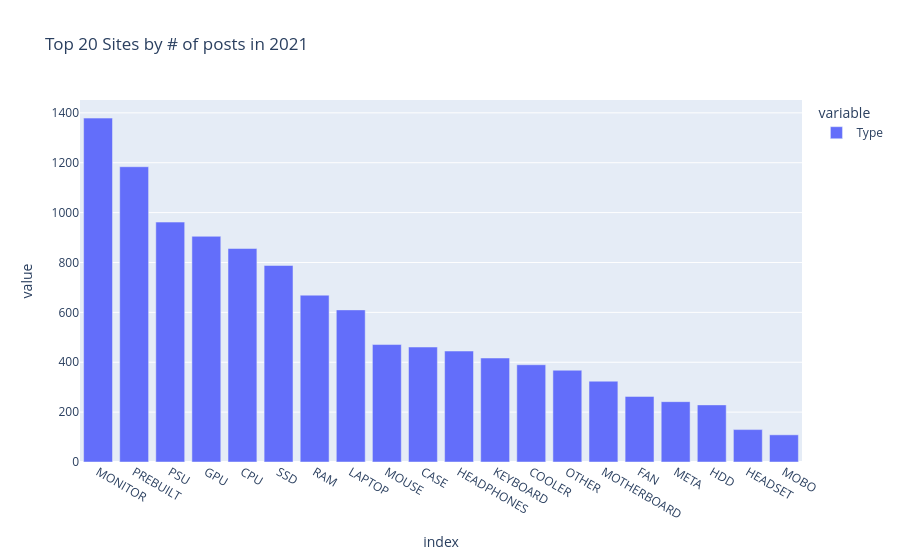

Write notebook code for a chart like this one.
### Markdown cell above
Top 20 Types

### Code cell
top20_type = df['Type'].value_counts().head(20)
fig_toptype = px.bar(top20_type, title='Top 20 Sites by # of posts in 2021')
fig_toptype.show()

### Figure 1 — Plotly figure (JSON) as saved in the notebook; plotly's stock layout.template omitted (floating-point values rounded to 4 significant figures)
{"data": [{"alignmentgroup": "True", "hovertemplate": "variable=Type<br>index=%{x}<br>value=%{y}<extra></extra>", "legendgroup": "Type", "marker": {"color": "#636efa", "pattern": {"shape": ""}}, "name": "Type", "offsetgroup": "Type", "orientation": "v", "showlegend": true, "textposition": "auto", "type": "bar", "x": ["MONITOR", "PREBUILT", "PSU", "GPU", "CPU", "SSD", "RAM", "LAPTOP", "MOUSE", "CASE", "HEADPHONES", "KEYBOARD", "COOLER", "OTHER", "MOTHERBOARD", "FAN", "META", "HDD", "HEADSET", "MOBO"], "xaxis": "x", "y": [1379, 1184, 962, 905, 856, 788, 669, 610, 471, 461, 445, 417, 390, 368, 324, 263, 242, 229, 130, 109], "yaxis": "y"}], "layout": {"barmode": "relative", "legend": {"title": {"text": "variable"}, "tracegroupgap": 0}, "title": {"text": "Top 20 Sites by # of posts in 2021"}, "xaxis": {"anchor": "y", "domain": [0, 1], "title": {"text": "index"}}, "yaxis": {"anchor": "x", "domain": [0, 1], "title": {"text": "value"}}}}
